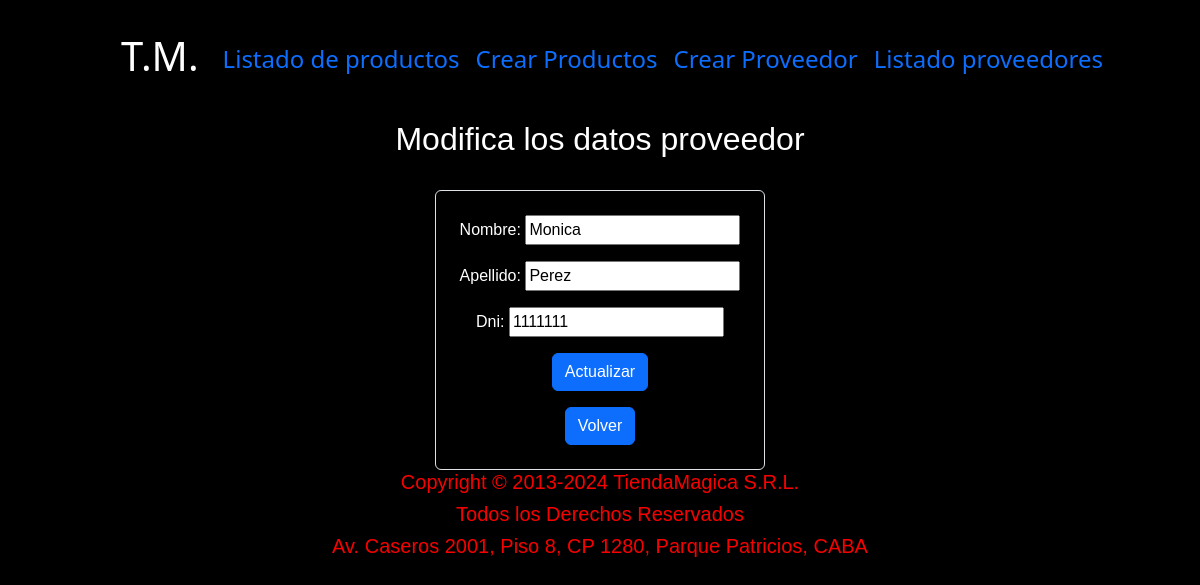
The page /actualizar_proveedores/1/ on the database as committed earlier.
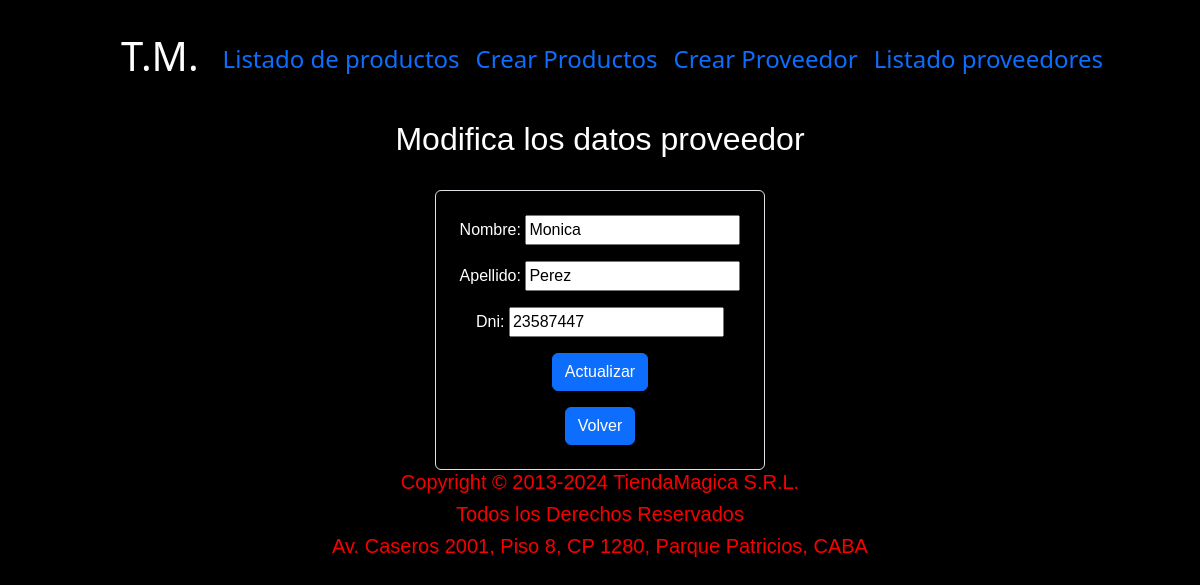
The same page on the database as committed later.
### compra/models.py (models this page shows, shortened)
class Proveedor(models.Model):
    nombre = models.CharField(max_length=100)
    apellido = models.CharField(max_length=100)
    dni = models.IntegerField()
    class Meta:
        verbose_name = "Proveedor"

### compra/views.py (the view)
# urls.py: path('actualizar_proveedores/<int:pk>/', views.ProveedorUpdateView.as_view(), name='update_proveedores'),
class ProveedorUpdateView(UpdateView):
    model = Proveedor
    template_name = 'actualizar_proveedor.html'
    fields = ['nombre', 'apellido', 'dni']
    success_url = reverse_lazy('proveedor')

### compra/templates/actualizar_proveedor.html (shortened to what this page needs)
{% extends 'index.html' %}
{% load static %}
{% block contenidonav %}
<section id="Homepage">
    <div class="d-flex flex-column  align-items-center fs-6 text">
        <div class="row">
            <div data-scrollreveal="wait 0.5s and then ease-in-out 50px" >
                <div class="align-center">
                    <h2 class="main-text">Modifica los datos proveedor</h2>
                </div>
            </div>
        </div>
        <div class="row">
            <div data-scrollreveal="enter from the left 500px" class="col-md-12 col-md-offset-3">
                <form action="" method="post" class="mt-4 p-4 border rounded bg-black">
                    {{form.as_p}}
                    <p><input type="submit" value="Actualizar" class="btn btn-primary fs-6"></p>
                    <a type="button" href="{% url 'proveedor' %}" class="btn btn-primary fs-6">Volver</a>
                </form>
            </div>
        </div>
    </div>
</section>
{% endblock contenidonav %}

Rows that differ between the two databases and show on the page:
changed Proveedor "Monica": dni "1111111" → "23587447"
